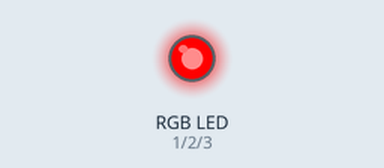
Simulated run of this sketch. Board: Arduino Uno, built with avr-gcc and run on an emulated ATmega328P. On the bench: an RGB LED mixed from three pins (HIGH = lit).

Above: at 0.5 s.
At 1.5 s:
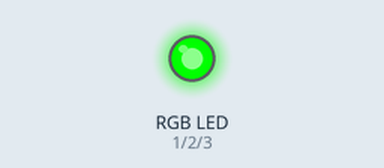
At 5.5 s:
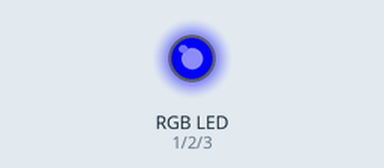
Timing chart, 0 to 6.9 s (numbered marks = the images above):
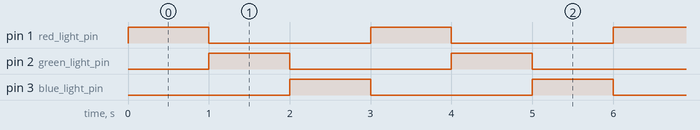

Measured:
- by itself, pin 1 (red_light_pin), pin 2 (green_light_pin), pin 3 (blue_light_pin): alternates HIGH for 1.0 s and LOW for 2.0 s
- by itself, everything shown: repeats every 3.0 s, in 3 steps

The sketch:

RGBLED.ino
```cpp
int red_light_pin= 1;
int green_light_pin = 2;
int blue_light_pin = 3;
void setup() {
  pinMode(red_light_pin, OUTPUT);
  pinMode(green_light_pin, OUTPUT);
  pinMode(blue_light_pin, OUTPUT);
}
void loop() {
  RGB_color(255, 0, 0); // Red
  delay(1000);
  RGB_color(0, 255, 0); // Green
  delay(1000);
  RGB_color(0, 0, 255); // Blue
  delay(1000);
}
void RGB_color(int red_light_value, int green_light_value, int blue_light_value)
 {
  analogWrite(red_light_pin, red_light_value);
  analogWrite(green_light_pin, green_light_value);
  analogWrite(blue_light_pin, blue_light_value);
}
```
